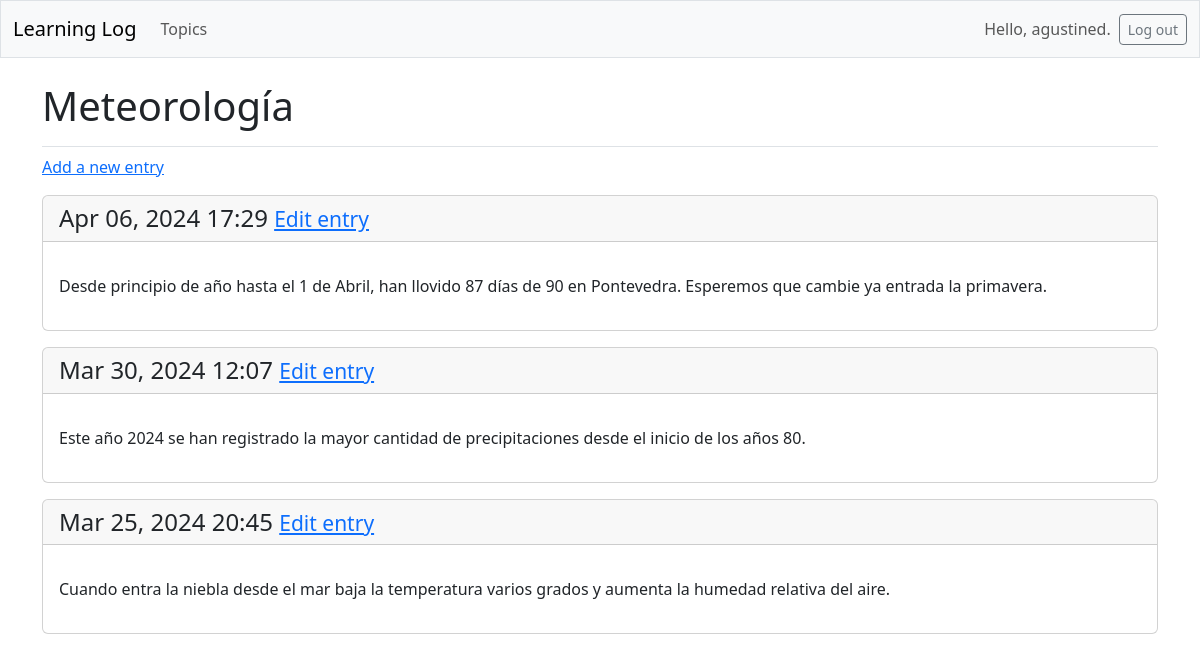
Screenshot of /topics/5/ (signed in) with the database file from the repository.
### learning_logs/models.py (models this page shows, shortened)
class Topic (models.Model):
    text = models.CharField(max_length=200)
    date_added = models.DateTimeField(auto_now_add=True)
    owner = models.ForeignKey(User, on_delete=models.CASCADE)

class Entry(models.Model):
    topic = models.ForeignKey(Topic, on_delete=models.CASCADE)
    text = models.TextField()
    date_added = models.DateTimeField(auto_now_add=True)
    class Meta:
        verbose_name_plural = 'entries'

### learning_logs/views.py (the view)
# urls.py: path('topics/<int:topic_id>/', views.topic, name = 'topic'),
@login_required
def topic (request, topic_id):
    topic = Topic.objects.get(id = topic_id)
    check_topic_owner(request, topic.id)
    entries = topic.entry_set.order_by('-date_added')
    context = {'topic': topic, 'entries': entries}
    return render(request, 'learning_logs/topic.html', context)

### learning_logs/views.py (called while the page is built)
def check_topic_owner (request, topic_id):
    topic = Topic.objects.get(id = topic_id)
    if topic.owner != request.user:
        raise Http404
    return topic

### learning_logs/templates/learning_logs/topic.html
{% extends 'learning_logs/base.html' %}
{% block page_header %}
    <h1>{{ topic.text }}</h1>
{% endblock page_header %}
{% block content %}
    <p>
        <a href="{% url 'learning_logs:new_entry' topic.id %}">
            Add a new entry</a>
    </p>
    {% for entry in entries %}
        <div class="card mb-3">
            <h4 class = "card-header">
                {{ entry.date_added|date:'M d, Y H:i' }}
                <small><a href="{% url 'learning_logs:edit_entry' entry.id %}">
                        Edit entry</a></small>
            </h4>
            <div class="card-body">
                <p class="card-text">{{ entry.text|linebreaks }}</p></div>
        </div>
    {% empty %}
        <li>No entries have been added yet.</li>
    {% endfor %}
{% endblock content %}

### learning_logs/templates/learning_logs/base.html (shortened to what this page needs)
<!doctype html>
<html lang = 'eng'>
<head>
    {% load django_bootstrap5 %}
    {% bootstrap_css %}
</head>
<body>
    <nav class="navbar navbar-expand-md navbar-light bg-light mb-4 border">
        <div class="container-fluid">
            <a class="navbar-brand" href="{% url 'learning_logs:index' %}">
                Learning Log</a>
            <div class="collapse navbar-collapse" id="navbarCollapse">
                <ul class="navbar-nav me-auto mb-2 mb-md-0">
                    <li class="nav-item">
                        <a class="nav-link"
                        href="{% url 'learning_logs:topics' %}">Topics</a>
                    </li>
                </ul>
                <ul class="navbar-nav ms-auto mb-2 mb-md-0">
                    {% if user.is_authenticated %}
                    <li class="nav-item">
                        <span class="nav-link">Hello, {{ user.username }}.
                        </span></li>
                    {% endif %}
                </ul>
                {% if user.is_authenticated %}
                <form action="{% url 'accounts:logout' %}" method="post">
                    <button type="submit"
                        class="btn btn-outline-secondary btn-sm">
                        Log out</button>
                </form>
                {% endif %}
        </div>
    </nav>
    <main class="container">
        <div class="pb-2 mb-2 border-bottom">
            {% block page_header %}{% endblock page_header %}
        </div>
        <div>
            {% block content %}{% endblock content %}
        </div>
    </main>
</body>
</html>

### rows the page displays
Topic: text "Meteorología"
Entry: date_added "Apr 06, 2024 17:29", text "Desde principio de año hasta el 1 de Abril, han llovido 87 días de 90 en Pontevedra. Esperemos que cambie ya entrada la primavera."
Entry: date_added "Mar 30, 2024 12:07", text "Este año 2024 se han registrado la mayor cantidad de precipitaciones desde el inicio de los años 80."
Entry: date_added "Mar 25, 2024 20:45", text "Cuando entra la niebla desde el mar baja la temperatura varios grados y aumenta la humedad relativa del aire."

### other values shown
{{ user.username }} "agustined"
